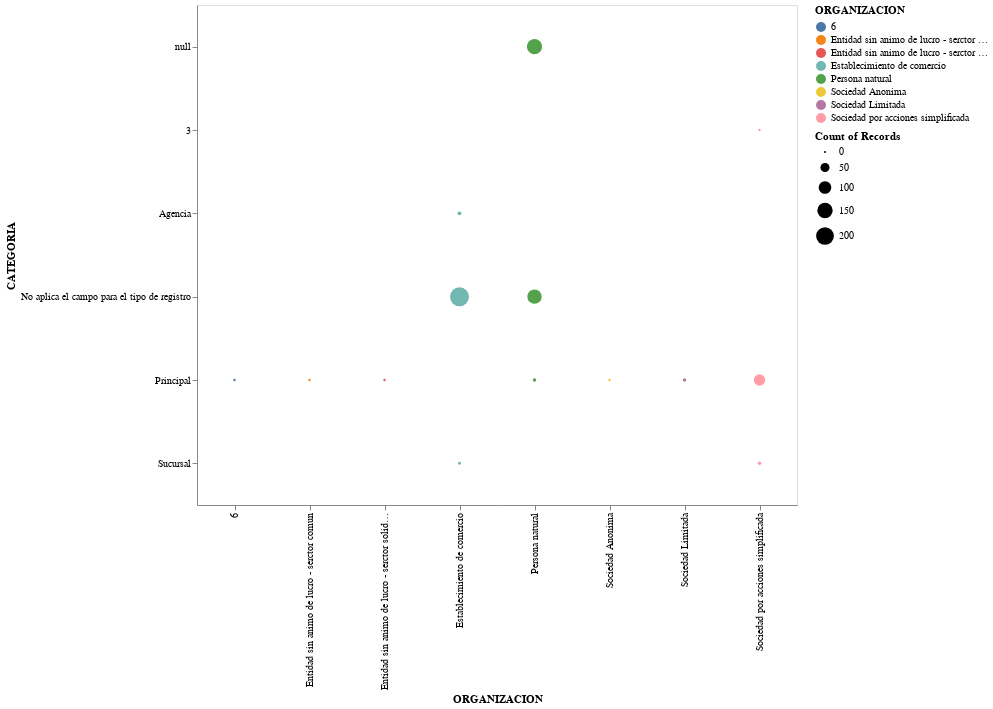

This figure's notebook cell:
### Code cell
alt.Chart(tipoDeEmpresa).mark_point(filled = True).encode(
    alt.X('ORGANIZACION'),
    alt.Y('CATEGORIA'),
    alt.Size('count():Q'),
    alt.Color('ORGANIZACION'),    # Using the color channel for encoding a categorical variable
    alt.OpacityValue(3)     # Adding size as channel for encoding a third quantitative variable
).properties(
    width = 600,
    height = 500
)

### Figure 1 — Vega-Lite specification as saved in the notebook (floating-point values rounded to 4 significant figures; data arrays with more than 128 entries replaced by an {"elided": "..."} marker saying what was removed)
{"config": {"view": {"continuousWidth": 400, "continuousHeight": 300}}, "data": {"name": "data-5f71a9d0d4d56d7c70b2f5af195ab6c1"}, "mark": {"type": "point", "filled": true}, "encoding": {"color": {"field": "ORGANIZACION", "type": "nominal"}, "opacity": {"value": 3}, "size": {"aggregate": "count", "type": "quantitative"}, "x": {"field": "ORGANIZACION", "type": "nominal"}, "y": {"field": "CATEGORIA", "type": "nominal"}}, "height": 500, "width": 600, "$schema": "https://vega.github.io/schema/vega-lite/v4.17.0.json", "datasets": {"data-5f71a9d0d4d56d7c70b2f5af195ab6c1": {"elided": "613 records"}}}
